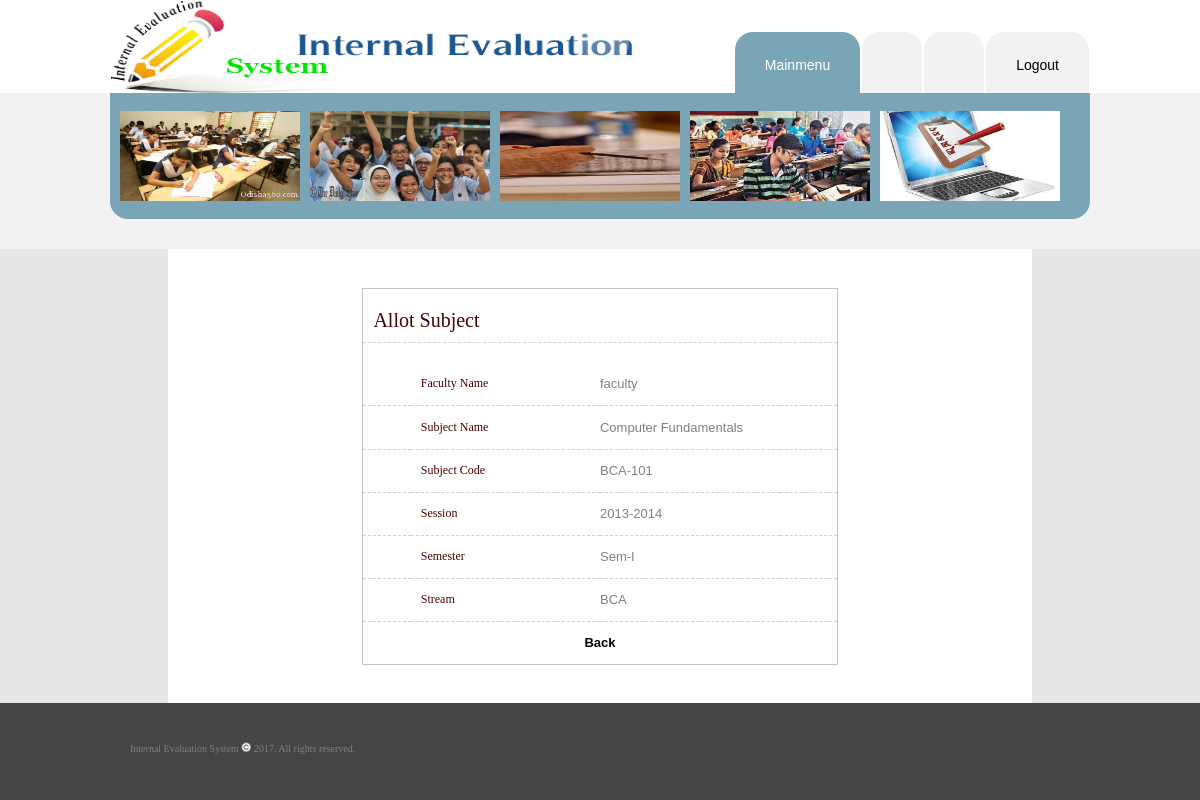
Screenshot of /danish/allotsubject_view.php?sid=5910c63cb1f3c (signed in) with the database file from the repository.
### tables this page shows
CREATE TABLE IF NOT EXISTS `allotsubject` (
  `allotid` varchar(50) NOT NULL,
  `facultyname` varchar(50) NOT NULL,
  `subjectname` varchar(50) NOT NULL,
  `subjectcode` varchar(50) NOT NULL,
  `session` varchar(50) NOT NULL,
  `stream` varchar(50) NOT NULL,
  `semester` varchar(50) NOT NULL,
  `status` varchar(1) NOT NULL DEFAULT 'T',
  `date` varchar(50) NOT NULL
);

### danish/allotsubject_view.php (the view, shortened to what this page needs)
<?php
$sid=isset($_REQUEST["sid"])?$_REQUEST["sid"]:"";
include("cont.php");
$p="select * from allotsubject where allotid ='$sid'";
$qry=mysqli_query($con,$p);
$res=mysqli_fetch_row($qry);
include("facultytop.php");
?>
<form action="allotsubject_add.php"method="post">
<div align="center">
  <center>
  <table border="0" cellpadding="0" cellspacing="0" class="bkwhite" width="72%" height="454">
    <tr>
      <td width="100%" height="454">
      <div align="center">
        <center>
        <table border="0" cellpadding="0" cellspacing="0" class="regtab" width="55%" height="376">
          <tr>
            <td width="100%" colspan="4" height="43" class="title" id="border_bottom">Allot Subject</td>
          </tr>
          <tr>
            <td width="100%" height="19" colspan="4"></td>
          </tr>
          <tr>
            <td width="10%" height="43" id="border_bottom"></td>
            <td width="40%" height="43" class="labels" id="border_bottom" >Faculty Name</td>
            <td width="38%" height="43" id="border_bottom"> <?=$res[1]?>
            </td>
            <td width="12%" height="43" id="border_bottom"></td>
          </tr>
          <tr>
            <td width="10%" height="43" id="border_bottom">&nbsp;</td>
            <td width="40%" height="43" class="labels" id="border_bottom">Subject Name</td>
            <td width="38%" height="43" id="border_bottom">
            <?=$res[2]?>
            </td>
            <td width="12%" height="43" id="border_bottom">&nbsp;</td>
          </tr>
          <tr>
            <td width="10%" height="42" id="border_bottom">&nbsp;</td>
            <td width="40%" height="42" class="labels" id="border_bottom">Subject Code</td>
            <td width="38%" height="42" id="border_bottom"><?=$res[3]?></td>
            <td width="12%" height="42" id="border_bottom">&nbsp;</td>
          </tr>
          <tr>
            <td width="10%" height="42" id="border_bottom">&nbsp;</td>
            <td width="40%" height="42" class="labels" id="border_bottom">Session</td>
            <td width="38%" height="42" id="border_bottom">
            <?=$res[4]?>
        </td>
            <td width="12%" height="42" id="border_bottom">&nbsp;</td>
          </tr>
          <tr>
            <td width="10%" height="42" id="border_bottom">&nbsp;</td>
            <td width="40%" height="42" class="labels" id="border_bottom">Semester</td>
            <td width="38%" height="42" id="border_bottom">
            <?=$res[6]?>
         </td>
            <td width="12%" height="42" id="border_bottom">&nbsp;</td>
          </tr>
          <tr>
            <td width="10%" height="42" id="border_bottom">&nbsp;</td>
            <td width="40%" height="42" class="labels" id="border_bottom">Stream</td>
            <td width="38%" height="42" id="border_bottom">
            <?=$res[5]?>
         </td>
            <td width="12%" height="42" id="border_bottom">&nbsp;</td>
          </tr>
          <tr>
            <td width="100%" height="42" colspan="4" align="center">
            <a href="allotsubject_manage.php"><b>Back</b></a></td>
          </tr>
        </table>
        </center>
      </div>
      </td>
    </tr>
  </table>
  </center>
</div>
</form>
<?php
include("bottom.php");
?>

### danish/images/stylesheet.css (style rules this page uses)
body { margin: 0px; color: rgb(129, 129, 129); font-family: Arial, Helvetica, sans-serif; font-size: 13px; background-color: rgb(242, 242, 242); }
a { color: rgb(0, 0, 0); text-decoration: none; }
.bkwhite { background:#ffffff; }
.title { font-size: 20px; color: #480000; font-family: verdana; padding-left: 10px; }
.labels { font-size: 12px; color: #480000; font-family: verdana; padding-left: 10px; }
#border_bottom { border-bottom: 1px dashed #d0d0d0; }
.regtab { padding-top:10px; border: 1px solid #C4C0C0; background-color:#ffffff; }

### rows the page displays
allotsubject: facultyname "faculty", subjectname "Computer Fundamentals", subjectcode "BCA-101", session "2013-2014", semester "Sem-I", stream "BCA"
